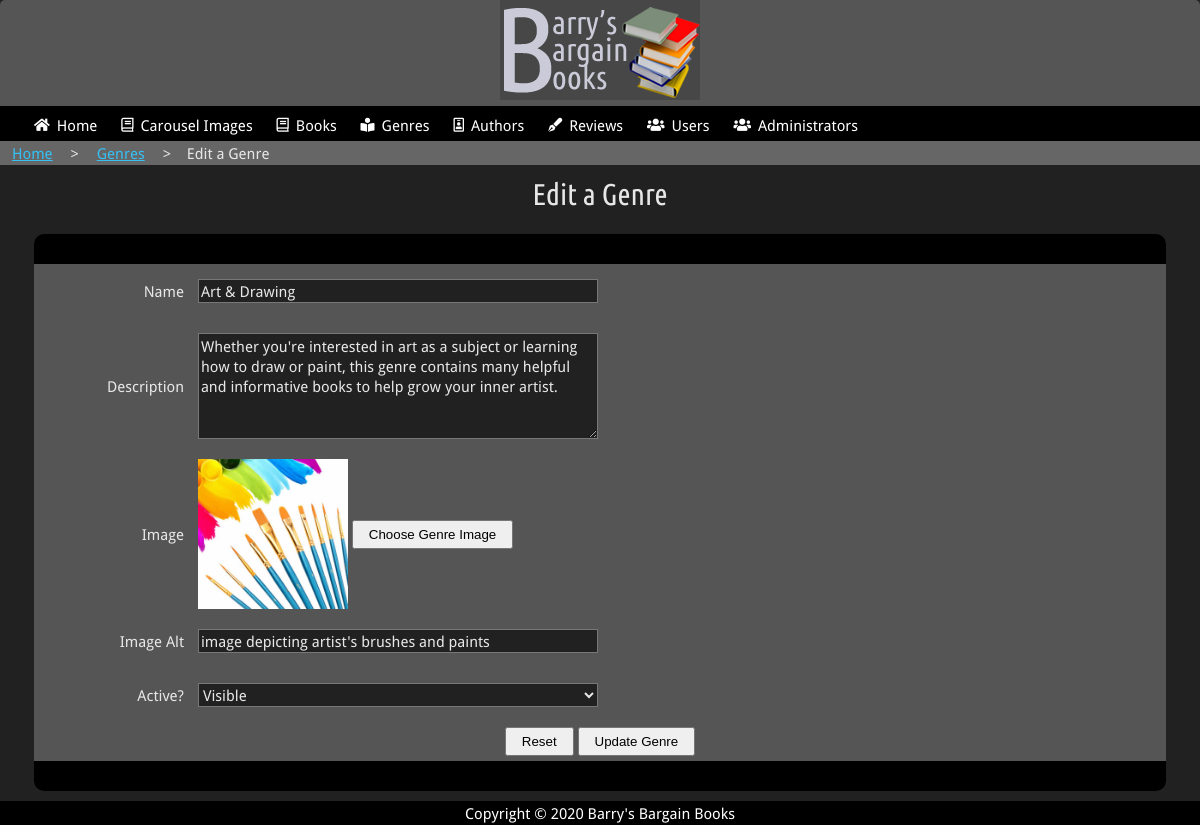
Page /admin/genre_edit.php?id=1 (signed in) on the committed database.
### tables this page shows
CREATE TABLE `genres` (
  `genreID` int(11) NOT NULL,
  `name` varchar(100) NOT NULL,
  `description` varchar(1000) DEFAULT NULL,
  `image` varchar(100) DEFAULT NULL,
  `image_alt` varchar(200) DEFAULT NULL,
  `is_active` tinyint(1) NOT NULL DEFAULT '1'
);

### admin/genre_edit.php (the view, shortened to what this page needs)
<!DOCTYPE html>
<html lang="en" class="text-100">
<head>
    <link rel="stylesheet" href="css/admin.css">
    <link rel="stylesheet" href="../css/fontawesome.css">
</head>
<body>
    <header>
        <div >
            <a href="index.php"><img src="images/logo.png" alt="Barry's Bargain Books Logo"></a>
        </div>
    </header>
    <?php include 'includes/main_nav.php'; ?>
    <main id="main">
    	<section class="breadcrumb">
            <div id="breadcrumb" class="boc-grid-container">
                <a href="index.php" title="retrun to the home page">Home</a>
                <span class="separator">></span>
                <a href="genres.php" title="retrun to the genre index">Genres</a>
                <span class="separator">></span>
                <span class="current">Edit a Genre</span>
            </div>
        </section>
<?php
include 'includes/connection.php';
if (!empty($_POST)) {
	try {
	    $stmt = $connection->prepare("UPDATE genres SET name=:name, description=:description, image=:image, image_alt=:image_alt, is_active=:is_active WHERE genreID=:id;");
        $name = isset($_POST['genre-name']) ? trim($_POST['genre-name']) : null;
        $description = isset($_POST['genre-description']) ? trim($_POST['genre-description']) : null;
        $image = isset($_POST['content-image']) ? trim($_POST['content-image']) : null;
        $image_alt = isset($_POST['content-image-alt']) ? trim($_POST['content-image-alt']) : null;
        $is_active = isset($_POST['genre-active']) ? trim($_POST['genre-active']) : null;
        $id = isset($_POST['genre-id']) ? trim($_POST['genre-id']) : null;
        $stmt->bindParam(':name', $name, PDO::PARAM_STR);
        $stmt->bindParam(':description', $description, PDO::PARAM_STR);
        $stmt->bindParam(':image', $image, PDO::PARAM_STR);
        $stmt->bindParam(':image_alt', $image_alt, PDO::PARAM_STR);
        $stmt->bindParam(':is_active', $is_active, PDO::PARAM_STR);
		$stmt->bindParam(':id', $id, PDO::PARAM_STR);
	    $return_value = $stmt->execute();
		if($return_value) {
            echo "<h2 class='boc-center'><i class='far fa-check-circle green'></i> Genre Updated</h2>";
            echo "<p class='boc-center'>You will be returned to the Genre Index in 3 seconds or you can <a href='genres.php'>return to the Genre Index now</a></p>";
        } else {
            echo "<h2 class='boc-center'><i class='far fa-times-circle red'></i> Action failed. Please try again</h2>";
            echo "<p class='boc-center'>You will be returned to the Genre Index in 3 seconds or you can <a href='genres.php'>return to the Genre Index now</a></p>";
        };
        header( "refresh:3;url=genres.php" );
	} catch( PDOExecption $error ) {
    	print "Error!: " . $error->getMessage() . "</br>";
	}
} elseif (isset($_GET['id'])) {
	try {
	    $stmt = $connection->prepare("SELECT genreID, name, description, image, image_alt, is_active FROM genres WHERE genreID=:id;");
	    $id = isset($_GET['id']) ? trim($_GET['id']) : null;
		$stmt->bindParam(':id', $id, PDO::PARAM_STR);
		$stmt->execute();
	    $result = $stmt->fetch(PDO::FETCH_ASSOC);
	} catch( PDOExecption $error ) {
    	print "Error!: " . $error->getMessage() . "</br>";
	}
	?>
        <h2 class="boc-center">Edit a Genre</h2>
		<div id="paged-list" class="boc-grid-container">
	    	<div class="form-row header"></div>
			<form id="genre-add" method="post" onsubmit="return validateForm(this);" action="<?php echo basename($_SERVER['PHP_SELF']); ?>">
				<div class="form-row">
					<label for="genre-name">Name</label>
					<input id="genre-name" name="genre-name" type="text" placeholder="genre name" value="<?php echo $result['name']; ?>" data-validate="true" data-validation-type="required">
				</div>
                <div class="form-row">
                    <label for="genre-description">Description</label>
                    <textarea id="genre-description" name="genre-description" rows="5" placeholder="genre description" data-validate="true" data-validation-type="required"><?php echo $result['description']; ?></textarea>
                </div>
                <div class="form-row">
                    <label for="content-image">Image</label>
                    <img src="<?php echo is_null($result['image']) ? "../images/genres/default.jpg": "../".$result['image']; ?>" id="selected-image" />
                    <button type="button" onclick="MicroModal.show('image-modal');">Choose Genre Image</button>
                </div>
                <div class="form-row">
                    <label for="content-image-alt">Image Alt</label>
                    <input id="content-image-alt" name="content-image-alt" type="text" placeholder="image alt text" value="<?php echo $result['image_alt']; ?>" data-validate="true" data-validation-type="required">
                </div>
				<div class="form-row">
					<label for="genre-active">Active?</label>
					<select id="genre-active" name="genre-active">
						<option value="1"<?php if($result['is_active'] == 1) { echo ' selected'; } ?>>Visible</option>
					</select>
				</div>
				<div class="form-row boc-center">
	                <button type="reset">Reset</button>
	                <button type="submit">Update Genre</button>
	            </div>
	        </form>
			<div class="form-row footer"></div>
		</div>
<?php } else {
 echo "<h2 class='boc-center'><i class='far fa-times-circle red'></i> A genre was not selected</h2>";
 echo "<p class='boc-center'>You will be returned to the Genre Index in 3 seconds or you can <a href='genres.php'>return to the Genre Index now</a></p>";
 header( "refresh:3;url=genres.php" );
} ?>
    </main>
    <footer>
            Copyright &copy; 2020 Barry's Bargain Books
    </footer>
</body>
</html>

### admin/css/admin.css (style rules this page uses)
* { box-sizing: border-box; position: relative; }
html { font-size: 100%; padding: 0rem; margin: 0rem; height: 100%; width: 100%; }
html.text-100 { font-size: 1rem; }
body { font-family: "Droid Sans", "Helvetica Neue", Helvetica, Arial, sans-serif; font-weight: 400; line-height: 1.6; font-weight: 400; padding: 0rem; margin: 0rem; height: 100%; width: 100%; background-color: #f3f2f1; }
img { max-width: 100%; height: auto; }
h1, h2, h3, h4, h5, h6 { font-family: "Ubuntu Condensed", sans-serif; font-weight: 400; margin: 0.625rem 0; text-align: center; }
h2 { font-size: 1.875rem; line-height: 1.3; }
body { font-size: 0.9375rem !important; }
body { color: #e7e7e7; background-color: #212121; }
input, select, textarea { font-family: "Droid Sans", "Helvetica Neue", Helvetica, Arial, sans-serif; font-weight: 400; margin: 0.625rem 0; text-align: center; font-size: 1rem; text-align: left; }
input, select, textarea { font-size: 1rem; text-align: left; }
@media (min-width: 50rem) and (max-width: 75rem) { h2 { font-size: 1.875rem; line-height: 1.3; text-align: left; } }
@media (min-width: 50rem) and (max-width: 75rem) { body, input, select, textarea { font-size: 0.9375rem !important; } }
a { border: 0.125rem solid transparent; color: #36c0f4; transition: color 0.3s ease-in-out; }
header { background-color: #474747; text-align: center; }
.boc-grid-container { position: relative; width: 100%; margin: 0 auto; padding: 0.625rem; }
.boc-center { text-align: center; }
@media (min-width: 50rem) and (max-width: 75rem) { .boc-grid-container { width: 96%; } }
.breadcrumb { background-color: #666; }
#breadcrumb { position: relative; width: 100%; margin: 0 auto; padding: 0rem 0.625rem 0 0.625rem; }
.separator { margin: 0 0.75rem; }
#paged-list .form-row.header { background-color: #000; border-radius: 10px 10px 0px 0px; min-height: 30px; }
#paged-list .form-row { width: 100%; background-color: #555; padding: 5px 10px; }
#paged-list .form-row.footer { background-color: #000; border-radius: 0px 0px 10px 10px; text-align: center; min-height: 30px; }
#paged-list input, #paged-list select, #paged-list textarea { width: 400px; }
header { background-color: #555; border-radius: 5px 5px 0px 0px; padding: 0px 10px; }
img#selected-image, img#selected-image-two { max-width: 150px; }
.form-row { width: 100%; }
.form-row * { vertical-align: middle; }
.form-row label, .form-row input, .form-row select, .form-row textarea { display: inline-block; }
.form-row label { width: 150px; padding-right: 10px; text-align: right; }
button { padding: 5px 15px; }
input, select, textarea { background-color: #212121; color: #e7e7e7; border: 1px solid #777; }
footer { background-color: #000; color: #fff; text-align: center; }

### rows in the picture
genres: genre-name "Art & Drawing", genre-description "Whether you're interested in art as a subject or learning how to draw or paint, this genre contains many helpful and informative books to help grow your inner artist.", image (picture), content-image-alt "image depicting artist's brushes and paints", genre-active "Visible"
